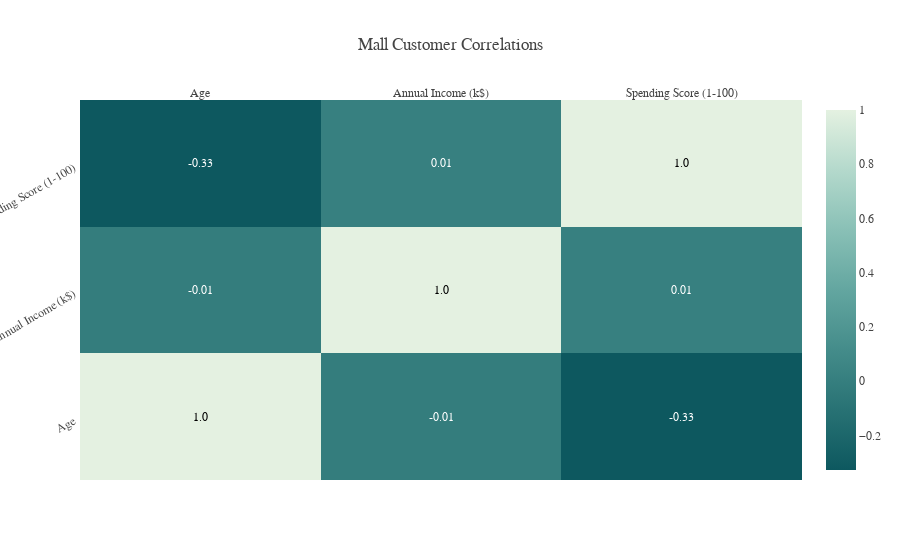

The notebook cell saved with this chart:
### Code cell
corr= df.drop('CustomerID', axis=1).corr()
x = corr.columns.tolist() 
y = corr.index.tolist()
z = corr.values
text = corr.values.round(2)

fig_corr = ff.create_annotated_heatmap(z=z, x=x, y=y, annotation_text=text, colorscale='mint', 
                                  reversescale=True, showscale=True,
                                  hovertemplate="Correlation of %{x} and %{y}= %{z:.3f}")

fig_corr.update_layout(template=temp, title="Mall Customer Correlations", yaxis_tickangle=-30)

### Figure 1 — Plotly figure (JSON) as saved in the notebook; plotly's stock layout.template omitted (floating-point values rounded to 4 significant figures)
{"data": [{"colorscale": [[0, "rgb(228, 241, 225)"], [0.1667, "rgb(180, 217, 204)"], [0.3333, "rgb(137, 192, 182)"], [0.5, "rgb(99, 166, 160)"], [0.6667, "rgb(68, 140, 138)"], [0.8333, "rgb(40, 114, 116)"], [1, "rgb(13, 88, 95)"]], "hovertemplate": "Correlation of %{x} and %{y}= %{z:.3f}", "reversescale": true, "showscale": true, "type": "heatmap", "x": ["Age", "Annual Income (k$)", "Spending Score (1-100)"], "y": ["Age", "Annual Income (k$)", "Spending Score (1-100)"], "z": [[1, -0.0124, -0.3272], [-0.0124, 1, 0.009903], [-0.3272, 0.009903, 1]]}], "layout": {"annotations": [{"font": {"color": "#000000"}, "showarrow": false, "text": "1.0", "x": "Age", "xref": "x", "y": "Age", "yref": "y"}, {"font": {"color": "#FFFFFF"}, "showarrow": false, "text": "-0.01", "x": "Annual Income (k$)", "xref": "x", "y": "Age", "yref": "y"}, {"font": {"color": "#FFFFFF"}, "showarrow": false, "text": "-0.33", "x": "Spending Score (1-100)", "xref": "x", "y": "Age", "yref": "y"}, {"font": {"color": "#FFFFFF"}, "showarrow": false, "text": "-0.01", "x": "Age", "xref": "x", "y": "Annual Income (k$)", "yref": "y"}, {"font": {"color": "#000000"}, "showarrow": false, "text": "1.0", "x": "Annual Income (k$)", "xref": "x", "y": "Annual Income (k$)", "yref": "y"}, {"font": {"color": "#FFFFFF"}, "showarrow": false, "text": "0.01", "x": "Spending Score (1-100)", "xref": "x", "y": "Annual Income (k$)", "yref": "y"}, {"font": {"color": "#FFFFFF"}, "showarrow": false, "text": "-0.33", "x": "Age", "xref": "x", "y": "Spending Score (1-100)", "yref": "y"}, {"font": {"color": "#FFFFFF"}, "showarrow": false, "text": "0.01", "x": "Annual Income (k$)", "xref": "x", "y": "Spending Score (1-100)", "yref": "y"}, {"font": {"color": "#000000"}, "showarrow": false, "text": "1.0", "x": "Spending Score (1-100)", "xref": "x", "y": "Spending Score (1-100)", "yref": "y"}], "title": {"text": "Mall Customer Correlations"}, "xaxis": {"dtick": 1, "gridcolor": "rgb(0, 0, 0)", "side": "top", "ticks": ""}, "yaxis": {"dtick": 1, "tickangle": -30, "ticks": "", "ticksuffix": "  "}}}
